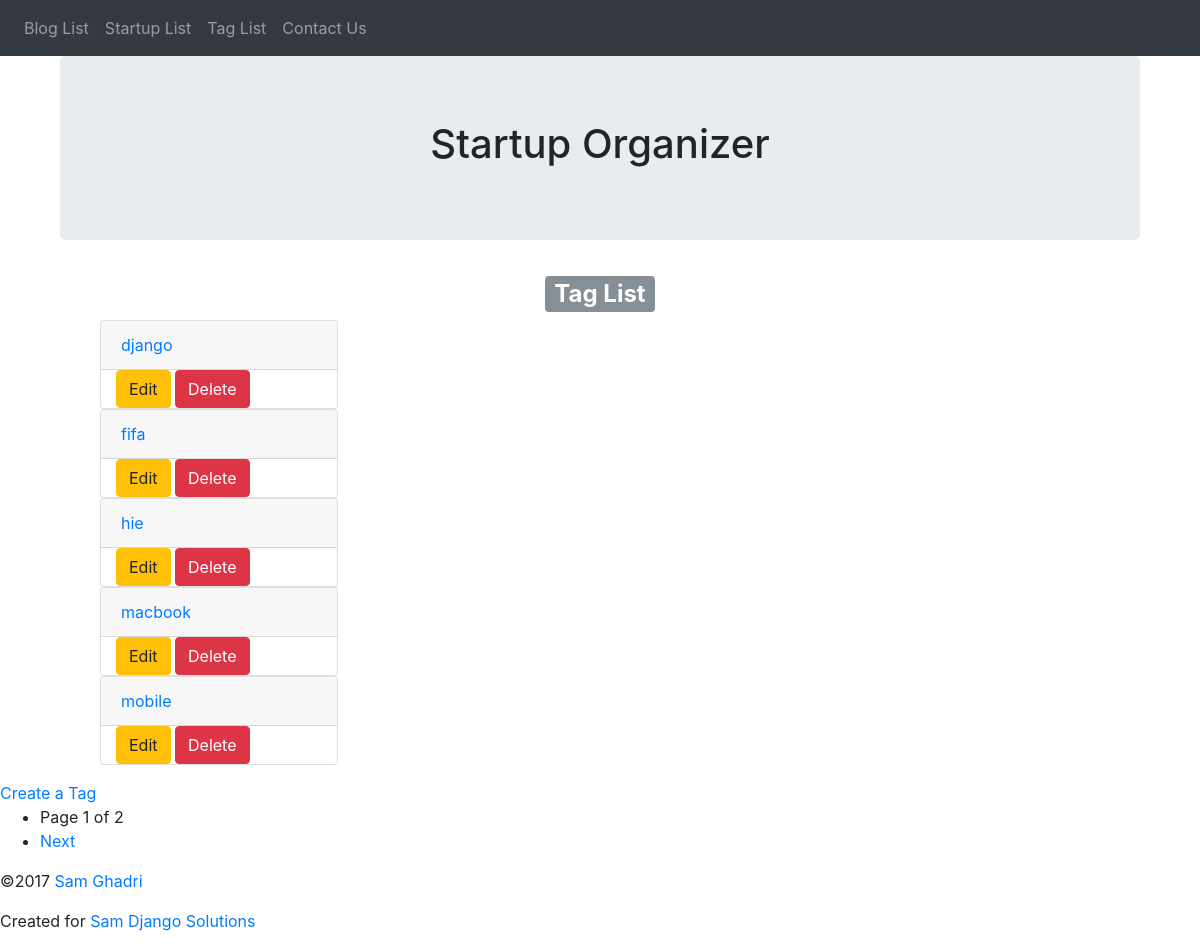
The app's page /tag/ with its own data.
### organizer/models.py (models this page shows, shortened)
class Tag(models.Model):
    name = models.CharField(max_length=40, unique=True)
    slug = models.SlugField(max_length=40,
                            unique=True,
                            help_text='A label for URL config')
    class Meta:
        ordering = ['name']
    def get_absolute_url(self):
        return reverse('organizer:organizer_tag_detail',
                        kwargs={'slug':self.slug})
    def get_update_url(self):
        return reverse('organizer:organizer_tag_update', kwargs={'slug':self.slug})
    def get_delete_url(self):
        return reverse('organizer:organizer_tag_delete', kwargs={'slug':self.slug})

### organizer/views.py (the view)
# urls.py: url(r'^tag/$', views.Taglist.as_view(), name='organizer_tag_list'),
class Taglist(View):
    page_kwarg = 'page'
    template_name = 'organizer/tag_list.html'
    paginate_by = 5
    def get(self, request):
        tags = Tag.objects.all()
        paginator = Paginator(tags,
                            self.paginate_by)
        page_number = request.GET.get(self.page_kwarg)
        try:
            page = paginator.page(page_number)
        except PageNotAnInteger:
            page = paginator.page(1)
        except EmptyPage:
            page = paginator.page(paginator.num_pages)
        if page.has_previous():
            prev_url = "?{pkw}={n}".format(pkw=self.page_kwarg,
                        n=page.previous_page_number())
        else:
            prev_url = None
        if page.has_next():
            next_url = '?{pkw}={n}'.format(pkw=self.page_kwarg,
                        n=page.next_page_number())
        else:
            next_url = None
        context = {
            "is_paginated": page.has_other_pages(),
            "next_page_url": next_url,
            "paginator": paginator,
            "previous_page_url": prev_url,
            'tag_list': page}
        return render(request, self.template_name, context)

### organizer/templates/organizer/tag_list.html (shortened to what this page needs)
{% extends "organizer/base_organizer.html" %}
{% block content %}
<center><h2><span class="badge badge-secondary">Tag List</span></h2></center>
<ul>
  {% for tag in tag_list %}
  <div class="col-lg-3 col-md-6 cold-sm-12">
  <li class="card">
    <a class="card-header" href="{{ tag.get_absolute_url }}">{{ tag.name }}</a>
    <div class="container">
      <a class='btn btn-warning' href="{{ tag.get_update_url }}">Edit</a>
      <a class='btn btn-danger' href="{{ tag.get_delete_url }}">Delete</a>
  </li>
  </div>
    {% empty %}
    <li>
      <em>There are No TAG Yet!!</em>
    </li>
  {% endfor %}
</ul>
</div>
<div>
  <a href="{% url 'organizer:organizer_tag_create' %}"> Create a Tag</a>
</div>
{% if is_paginated %}
<ul>
  <li>
  Page {{ tag_list.number }}
  of {{ paginator.num_pages }}
  </li>
  {% if next_page_url %}
  <li>
    <a href="{{ next_page_url }}">Next</a>
  </li>
  {% endif %}
</ul>
{% endif %}
{% endblock %}

### records on screen
Tag: name "django"
Tag: name "fifa"
Tag: name "hie"
Tag: name "macbook"
Tag: name "mobile"

### other values on screen
{{ tag_list.number }} "1"
{{ paginator.num_pages }} "2"
